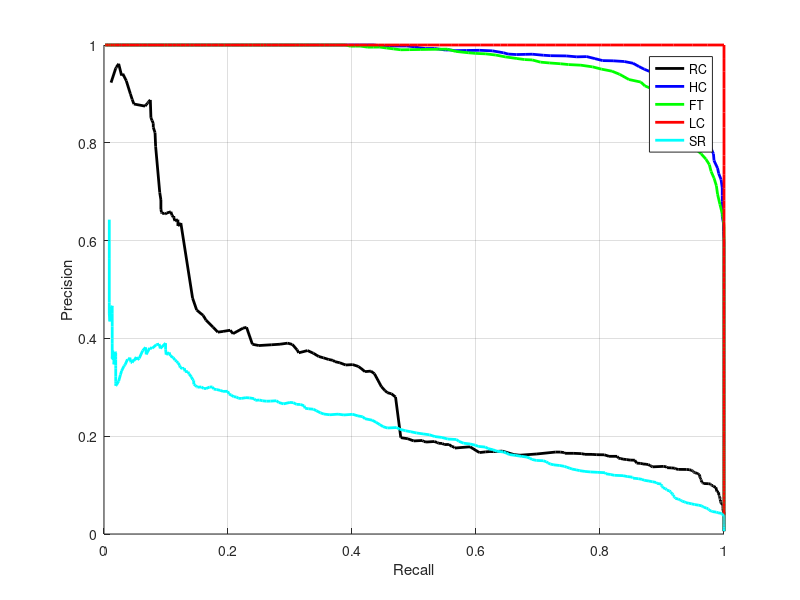
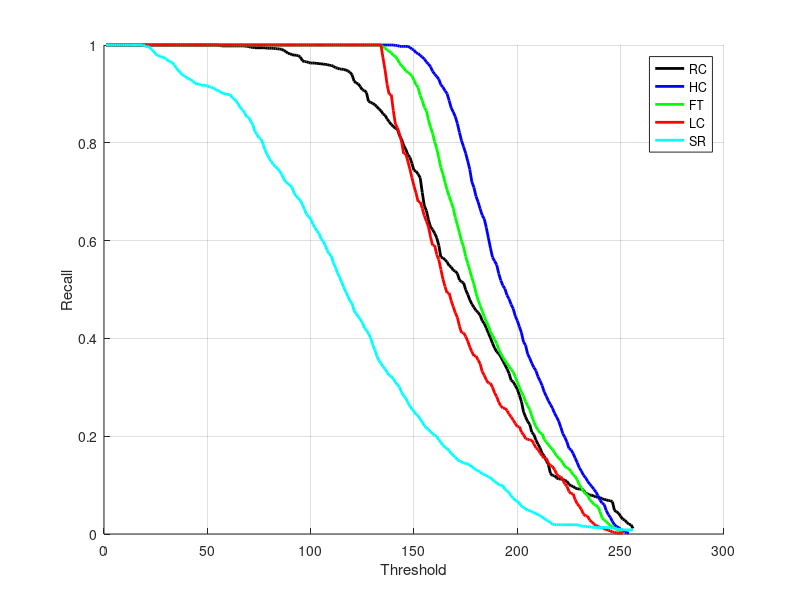

Write MATLAB code to recreate these figures, in order.
clear;
close all;
clc;
hold on;
figure(1);

Recall_RC = [1 1 1 1 1 1 1 1 1 1 1 1 1 1 1 1 1 1 1 1 1 1 1 1 1 1 1 1 1 1 1 1 1 1 1 1 1 1 1 1 1 1 1 1 1 1 1 1 1 1 1 1 1 1 1 0.999054 0.998108 0.998108 0.998108 0.998108 0.998108 0.998108 0.998108 0.998108 0.998108 0.998108 0.998108 0.998108 0.997162 0.997162 0.99527 0.99527 0.994324 0.994324 0.994324 0.994324 0.994324 0.994324 0.993377 0.993377 0.993377 0.993377 0.992431 0.992431 0.991485 0.991485 0.988647 0.986755 0.982971 0.982025 0.980132 0.979186 0.979186 0.97824 0.975402 0.967833 0.965941 0.965941 0.964049 0.963103 0.963103 0.963103 0.962157 0.962157 0.961211 0.961211 0.960265 0.960265 0.958373 0.958373 0.956481 0.953642 0.952696 0.950804 0.950804 0.949858 0.948912 0.94702 0.944182 0.939451 0.926206 0.922422 0.92053 0.914853 0.908231 0.907285 0.902554 0.884579 0.882687 0.880795 0.877956 0.874172 0.869442 0.865658 0.859035 0.856197 0.848628 0.842952 0.837275 0.833491 0.829707 0.827815 0.81457 0.807001 0.794702 0.787133 0.775781 0.770104 0.757805 0.743614 0.741722 0.736045 0.728477 0.698202 0.670766 0.661306 0.642384 0.628193 0.622517 0.614948 0.605487 0.59035 0.565752 0.564806 0.561022 0.556291 0.548723 0.545885 0.539262 0.53737 0.53264 0.519395 0.51561 0.513718 0.499527 0.490066 0.478713 0.470199 0.463576 0.456954 0.453169 0.447493 0.43614 0.430464 0.421003 0.410596 0.401135 0.389782 0.380322 0.372753 0.368969 0.362346 0.353832 0.346263 0.337748 0.328288 0.314096 0.311258 0.30369 0.296121 0.283822 0.270577 0.249763 0.239357 0.229896 0.224219 0.208136 0.203406 0.192053 0.183538 0.17597 0.164617 0.159886 0.14948 0.142857 0.123936 0.119205 0.119205 0.114475 0.112583 0.112583 0.111637 0.109745 0.107852 0.10123 0.0983917 0.0974456 0.0936613 0.0927152 0.0917692 0.0917692 0.089877 0.0832545 0.0823084 0.0794702 0.0794702 0.0775781 0.0756859 0.0756859 0.0747398 0.0719016 0.0709555 0.0700095 0.0681173 0.0681173 0.0662252 0.0482498 0.0454115 0.0425733 0.0359508 0.0302744 0.0283822 0.0236518 0.0198675 0.0189215 0.0113529 ];
Precision_RC = [0.00588858 0.00589623 0.00589798 0.00600179 0.00602571 0.00609327 0.00622589 0.00642846 0.00655671 0.00673313 0.00704361 0.00877674 0.00936268 0.00989506 0.01121 0.0140245 0.0146565 0.0159357 0.0164883 0.0175885 0.0196017 0.0205606 0.0221157 0.0224007 0.0226907 0.0229001 0.0231357 0.0236032 0.0238649 0.0245261 0.0248046 0.0253034 0.0269725 0.0273445 0.0284606 0.0286776 0.0288727 0.0292199 0.0294478 0.0297763 0.0302104 0.03204 0.0322482 0.0325041 0.03282 0.0356252 0.0359279 0.0361677 0.0364445 0.037259 0.0375328 0.0379315 0.0382818 0.0386655 0.0446632 0.0453199 0.0519091 0.0526973 0.0534881 0.0542249 0.0551144 0.0557464 0.0563358 0.0569901 0.0575748 0.0584035 0.0590111 0.0596753 0.060294 0.0613897 0.0626004 0.0632592 0.0640268 0.0646928 0.0654136 0.0661048 0.0666624 0.0694922 0.0707643 0.0722146 0.073278 0.075339 0.0764633 0.0781844 0.0798233 0.085342 0.0868373 0.0955216 0.0970031 0.0987819 0.0996633 0.100437 0.101441 0.102023 0.102833 0.103198 0.104046 0.105366 0.106245 0.109876 0.110568 0.111709 0.112562 0.114026 0.11488 0.118085 0.120661 0.121703 0.122476 0.123506 0.124156 0.125078 0.125875 0.126399 0.127425 0.128389 0.129386 0.130491 0.131471 0.131978 0.132154 0.133088 0.13456 0.135226 0.135555 0.137235 0.138301 0.137338 0.13851 0.140084 0.141961 0.142681 0.143213 0.144413 0.144978 0.150909 0.151163 0.152204 0.153061 0.154237 0.155111 0.158831 0.158885 0.161952 0.162225 0.162818 0.162925 0.164345 0.164985 0.165022 0.166596 0.167528 0.16761 0.163673 0.161136 0.162407 0.16958 0.168442 0.168631 0.167872 0.166537 0.178337 0.175779 0.177626 0.179154 0.183064 0.182908 0.185114 0.185607 0.18715 0.189117 0.188078 0.189302 0.191265 0.190339 0.19481 0.19704 0.280316 0.286717 0.289048 0.293325 0.301082 0.327881 0.333089 0.33209 0.342541 0.346405 0.345638 0.350174 0.352415 0.355191 0.356943 0.360308 0.363095 0.369565 0.375135 0.370536 0.376861 0.387681 0.390274 0.388098 0.387009 0.385401 0.388037 0.422609 0.420959 0.409683 0.416667 0.414286 0.412766 0.422727 0.437186 0.44709 0.457971 0.482428 0.635922 0.63 0.642857 0.640212 0.646739 0.650273 0.648352 0.651685 0.65896 0.656442 0.654088 0.656051 0.655629 0.657718 0.664384 0.683099 0.698529 0.792793 0.820755 0.831683 0.84 0.845361 0.851064 0.851064 0.88764 0.883721 0.882353 0.880952 0.878049 0.878049 0.875 0.87931 0.888889 0.9 0.926829 0.941176 0.9375 0.961538 0.954545 0.952381 0.923077 ];
plot(Recall_RC, Precision_RC, 'k', 'linewidth', 2);

Recall_HC = [1 1 1 1 1 1 1 1 1 1 1 1 1 1 1 1 1 1 1 1 1 1 1 1 1 1 1 1 1 1 1 1 1 1 1 1 1 1 1 1 1 1 1 1 1 1 1 1 1 1 1 1 1 1 1 1 1 1 1 1 1 1 1 1 1 1 1 1 1 1 1 1 1 1 1 1 1 1 1 1 1 1 1 1 1 1 1 1 1 1 1 1 1 1 1 1 1 1 1 1 1 1 1 1 1 1 1 1 1 1 1 1 1 1 1 1 1 1 1 1 1 1 1 1 1 1 1 1 1 1 1 1 1 1 1 1 1 1 1 1 0.999054 0.999054 0.997162 0.997162 0.997162 0.997162 0.997162 0.99527 0.991485 0.989593 0.983917 0.982971 0.97824 0.975402 0.971618 0.964995 0.961211 0.955535 0.946074 0.940397 0.935667 0.929991 0.918638 0.913907 0.906339 0.900662 0.886471 0.871334 0.862819 0.853359 0.839167 0.821192 0.804163 0.791864 0.778619 0.762535 0.745506 0.719962 0.708609 0.690634 0.679281 0.66509 0.651845 0.644276 0.626301 0.605487 0.584674 0.565752 0.558184 0.550615 0.53264 0.518448 0.508042 0.501419 0.488174 0.480605 0.469253 0.460738 0.445601 0.43614 0.423841 0.411542 0.392621 0.385998 0.368023 0.359508 0.349101 0.340587 0.333964 0.321665 0.31315 0.30369 0.290445 0.28193 0.272469 0.264901 0.257332 0.246925 0.239357 0.230842 0.218543 0.205298 0.197729 0.188269 0.175024 0.172185 0.164617 0.155156 0.145695 0.135289 0.128666 0.120151 0.115421 0.107852 0.102176 0.0974456 0.0917692 0.0860927 0.0785241 0.0690634 0.0633869 0.0605487 0.0482498 0.0397351 0.0340587 0.025544 0.0189215 0.0151372 0.013245 0.00946074 0.00756859 0.0037843 0.00283822 0.00189215 ];
Precision_HC = [0.00588858 0.0365125 0.0396028 0.0410581 0.043055 0.0463271 0.0480476 0.0495755 0.0513331 0.0527287 0.054258 0.0556257 0.0575959 0.0591329 0.062883 0.0654651 0.0675745 0.070312 0.0740196 0.0757706 0.0775438 0.0790813 0.0804292 0.0820206 0.0834847 0.0854694 0.0871824 0.0891908 0.0907296 0.0923386 0.0942236 0.0958991 0.0973565 0.0989422 0.100408 0.102165 0.103658 0.105049 0.106843 0.108133 0.109466 0.111193 0.112855 0.114431 0.116116 0.117745 0.119665 0.121606 0.123626 0.12549 0.127211 0.129312 0.133308 0.135322 0.137469 0.139926 0.142319 0.143966 0.14646 0.148915 0.150763 0.153122 0.155464 0.157808 0.16003 0.162191 0.164616 0.166535 0.169147 0.171257 0.174221 0.176756 0.179244 0.181896 0.184984 0.188414 0.191347 0.193803 0.196651 0.200265 0.203308 0.206566 0.209556 0.213449 0.2174 0.220484 0.225181 0.228392 0.232359 0.236942 0.239683 0.244111 0.248414 0.252508 0.256491 0.260666 0.264184 0.26807 0.271513 0.27634 0.281117 0.28529 0.290305 0.294429 0.300455 0.304875 0.310244 0.314677 0.318086 0.323242 0.327752 0.33239 0.337916 0.342071 0.347812 0.35163 0.358305 0.36373 0.371268 0.378446 0.386754 0.394403 0.403127 0.410645 0.418283 0.425695 0.43373 0.440417 0.451903 0.458369 0.467492 0.478931 0.489805 0.504053 0.517376 0.534378 0.549662 0.562833 0.579178 0.597513 0.618992 0.636145 0.649815 0.66123 0.680439 0.692055 0.707858 0.725017 0.73699 0.748212 0.763583 0.777695 0.791125 0.807361 0.818979 0.834015 0.845258 0.854484 0.866551 0.875771 0.883825 0.895264 0.910882 0.921756 0.929195 0.937931 0.942656 0.950464 0.955975 0.962647 0.966231 0.96767 0.968109 0.972125 0.976275 0.975787 0.977667 0.978149 0.979085 0.981183 0.980874 0.980474 0.981481 0.984104 0.98806 0.989181 0.9888 0.98843 0.989933 0.989796 0.992945 0.992754 0.994444 0.996241 0.998066 0.998035 0.997988 0.997951 0.997881 1 1 1 1 1 1 1 1 1 1 1 1 1 1 1 1 1 1 1 1 1 1 1 1 1 1 1 1 1 1 1 1 1 1 1 1 1 1 1 1 1 1 1 1 1 1 1 1 1 1 1 1 1 1 1 ];
plot(Recall_HC, Precision_HC, 'b', 'linewidth', 2);

Recall_FT = [1 1 1 1 1 1 1 1 1 1 1 1 1 1 1 1 1 1 1 1 1 1 1 1 1 1 1 1 1 1 1 1 1 1 1 1 1 1 1 1 1 1 1 1 1 1 1 1 1 1 1 1 1 1 1 1 1 1 1 1 1 1 1 1 1 1 1 1 1 1 1 1 1 1 1 1 1 1 1 1 1 1 1 1 1 1 1 1 1 1 1 1 1 1 1 1 1 1 1 1 1 1 1 1 1 1 1 1 1 1 1 1 1 1 1 1 1 1 1 1 1 1 1 1 1 1 1 1 1 1 1 1 1 0.999054 0.997162 0.993377 0.989593 0.987701 0.983917 0.979186 0.976348 0.970672 0.963103 0.957427 0.953642 0.94702 0.944182 0.941343 0.936613 0.928098 0.918638 0.912961 0.896878 0.886471 0.87228 0.865658 0.846736 0.831599 0.8193 0.802271 0.788079 0.769158 0.74929 0.736045 0.719016 0.703879 0.690634 0.678335 0.666036 0.647114 0.631977 0.615894 0.598865 0.587512 0.567644 0.553453 0.539262 0.524125 0.51088 0.492904 0.478713 0.46736 0.456008 0.444655 0.434248 0.425733 0.413434 0.405866 0.397351 0.389782 0.377483 0.368969 0.3614 0.354778 0.349101 0.342479 0.336802 0.331126 0.321665 0.310312 0.299905 0.289499 0.28193 0.270577 0.262062 0.254494 0.241249 0.22895 0.219489 0.212867 0.206244 0.205298 0.192999 0.188269 0.182592 0.177862 0.173132 0.166509 0.159886 0.155156 0.151372 0.145695 0.138127 0.135289 0.133396 0.12772 0.121097 0.117313 0.110691 0.100284 0.0946074 0.0870388 0.0823084 0.0794702 0.0700095 0.0662252 0.0605487 0.0586566 0.0558184 0.0454115 0.0331126 0.0283822 0.025544 0.0208136 0.0179754 0.0141911 0.012299 0.00946074 0.00756859 0.0037843 0.00189215 ];
Precision_FT = [0.00588858 0.00606941 0.00647216 0.00848928 0.0095404 0.0209228 0.0234592 0.0262459 0.030929 0.0327083 0.0350778 0.0367883 0.0383388 0.0400273 0.0416617 0.0433108 0.0450228 0.0466317 0.0482076 0.0498021 0.0515585 0.0531851 0.0548863 0.0566817 0.0585174 0.060252 0.0619396 0.0637246 0.0654327 0.0672691 0.0690624 0.0707876 0.0725015 0.0742015 0.0760815 0.0777206 0.0796594 0.0817036 0.0835045 0.0853314 0.0873265 0.0892284 0.0914439 0.0935564 0.0954747 0.0977527 0.09967 0.101664 0.104087 0.106146 0.108588 0.110855 0.113048 0.115167 0.116925 0.119314 0.121774 0.124558 0.127089 0.129677 0.132092 0.134718 0.137433 0.139667 0.142491 0.145352 0.148455 0.150957 0.153745 0.157105 0.159885 0.162941 0.165986 0.169608 0.172882 0.17602 0.179457 0.182967 0.187611 0.191243 0.195162 0.198759 0.202374 0.20693 0.211442 0.215979 0.219842 0.224464 0.230033 0.234109 0.238708 0.243661 0.24818 0.253174 0.258309 0.264316 0.269643 0.275547 0.281942 0.28715 0.292555 0.296494 0.302346 0.308703 0.31449 0.320303 0.327854 0.333649 0.338999 0.345651 0.352804 0.360382 0.366886 0.376693 0.384224 0.393376 0.404052 0.412729 0.421116 0.431429 0.440233 0.451903 0.464615 0.476986 0.489579 0.505742 0.521975 0.536276 0.553983 0.571351 0.591825 0.611336 0.628045 0.641555 0.655473 0.674374 0.695017 0.712142 0.727782 0.741404 0.75549 0.766816 0.777693 0.783888 0.797468 0.808562 0.827529 0.84322 0.855661 0.867374 0.881125 0.89684 0.900285 0.908826 0.916501 0.924242 0.929387 0.940107 0.946448 0.950673 0.955275 0.958726 0.96 0.961681 0.963245 0.964981 0.969456 0.97023 0.972376 0.975749 0.979472 0.9819 0.982919 0.984152 0.986842 0.991525 0.991304 0.991055 0.990826 0.990494 0.990215 0.991968 0.993814 0.995763 0.995662 0.995575 0.997717 0.997674 0.997625 1 1 1 1 1 1 1 1 1 1 1 1 1 1 1 1 1 1 1 1 1 1 1 1 1 1 1 1 1 1 1 1 1 1 1 1 1 1 1 1 1 1 1 1 1 1 1 1 1 1 1 1 1 1 1 1 1 1 1 1 1 1 ];
plot(Recall_FT, Precision_FT, 'g', 'linewidth', 2);

Recall_LC = [1 1 1 1 1 1 1 1 1 1 1 1 1 1 1 1 1 1 1 1 1 1 1 1 1 1 1 1 1 1 1 1 1 1 1 1 1 1 1 1 1 1 1 1 1 1 1 1 1 1 1 1 1 1 1 1 1 1 1 1 1 1 1 1 1 1 1 1 1 1 1 1 1 1 1 1 1 1 1 1 1 1 1 1 1 1 1 1 1 1 1 1 1 1 1 1 1 1 1 1 1 1 1 1 1 1 1 1 1 1 1 1 1 1 1 1 1 1 1 1 1 1 1 1 1 1 1 1 1 1 1 1 1 1 0.97351 0.948912 0.918638 0.89877 0.89877 0.865658 0.838221 0.830653 0.817408 0.802271 0.777673 0.777673 0.762535 0.746452 0.728477 0.711447 0.697256 0.679281 0.679281 0.666036 0.650899 0.639546 0.628193 0.607379 0.59035 0.59035 0.571429 0.561022 0.541154 0.521287 0.506149 0.492904 0.492904 0.476821 0.464522 0.452223 0.442763 0.424787 0.411542 0.411542 0.403974 0.394513 0.382214 0.372753 0.364238 0.364238 0.355724 0.348155 0.332072 0.324503 0.315043 0.30842 0.30842 0.299905 0.288553 0.280984 0.269631 0.262062 0.257332 0.257332 0.252602 0.245033 0.239357 0.232734 0.226112 0.219489 0.219489 0.208136 0.203406 0.194891 0.193945 0.192053 0.192053 0.184484 0.17597 0.173132 0.165563 0.159886 0.155156 0.155156 0.144749 0.140019 0.138127 0.131504 0.12299 0.117313 0.117313 0.110691 0.102176 0.0974456 0.0870388 0.0823084 0.0823084 0.0700095 0.0614948 0.0567644 0.0501419 0.0406812 0.0368969 0.0368969 0.0283822 0.0245979 0.0208136 0.0170293 0.0160833 0.013245 0.013245 0.0104068 0.00946074 0.00756859 0.00662252 0.0037843 0.0037843 0.00189215 0.00189215 0.00189215 0.00189215 ];
Precision_LC = [0.00588858 0.0195393 0.0246934 0.0264594 0.0300626 0.0319355 0.0338782 0.0379751 0.040213 0.0425883 0.0447635 0.0471749 0.0493741 0.0517934 0.0566574 0.0592522 0.061878 0.0645654 0.0672306 0.0701068 0.0731184 0.0761692 0.0789749 0.0816342 0.0843239 0.0872184 0.0901723 0.0933498 0.0962835 0.0992302 0.102502 0.106188 0.109716 0.109716 0.113218 0.116873 0.120332 0.124032 0.12738 0.130946 0.134154 0.137666 0.141254 0.144755 0.147977 0.151389 0.154781 0.158471 0.158471 0.162366 0.166378 0.170346 0.174451 0.178849 0.183316 0.187711 0.192042 0.19585 0.200076 0.200076 0.204885 0.209473 0.214925 0.22053 0.225469 0.230887 0.23673 0.241932 0.241932 0.247425 0.254148 0.26131 0.26746 0.273763 0.279926 0.285444 0.292474 0.292474 0.300199 0.306377 0.312537 0.318565 0.325632 0.33386 0.339544 0.34724 0.34724 0.353985 0.360505 0.366759 0.374823 0.381313 0.389319 0.397219 0.397219 0.405291 0.413375 0.421788 0.428456 0.438044 0.447502 0.459965 0.459965 0.468113 0.475484 0.486201 0.500237 0.513855 0.524826 0.524826 0.53519 0.550521 0.56706 0.58592 0.604345 0.619578 0.639057 0.639057 0.665198 0.681935 0.706551 0.734538 0.753923 0.774359 0.774359 0.799546 0.830975 0.862153 0.88749 0.911207 0.946285 0.946285 0.973297 1 1 1 1 1 1 1 1 1 1 1 1 1 1 1 1 1 1 1 1 1 1 1 1 1 1 1 1 1 1 1 1 1 1 1 1 1 1 1 1 1 1 1 1 1 1 1 1 1 1 1 1 1 1 1 1 1 1 1 1 1 1 1 1 1 1 1 1 1 1 1 1 1 1 1 1 1 1 1 1 1 1 1 1 1 1 1 1 1 1 1 1 1 1 1 1 1 1 1 1 1 1 1 1 1 1 1 1 1 1 1 1 1 1 1 1 1 1 ];
plot(Recall_LC, Precision_LC, 'r', 'linewidth', 2);

Recall_SR = [1 1 1 1 1 1 1 1 1 1 1 1 1 1 1 1 1 1 1 0.997162 0.996216 0.996216 0.990539 0.987701 0.981079 0.979186 0.976348 0.975402 0.974456 0.971618 0.967833 0.965941 0.964049 0.959319 0.952696 0.947966 0.943236 0.938505 0.936613 0.932829 0.930937 0.929044 0.926206 0.921476 0.92053 0.92053 0.917692 0.917692 0.917692 0.916746 0.913907 0.913907 0.912015 0.908231 0.907285 0.905393 0.901608 0.900662 0.899716 0.89877 0.89877 0.892148 0.890255 0.884579 0.878903 0.871334 0.86755 0.861873 0.853359 0.852412 0.843898 0.837275 0.823084 0.817408 0.809839 0.807947 0.796594 0.784295 0.775781 0.767266 0.761589 0.754967 0.751183 0.746452 0.742668 0.735099 0.725639 0.719962 0.716178 0.71334 0.708609 0.697256 0.690634 0.68685 0.682119 0.673605 0.664144 0.653737 0.649007 0.644276 0.633869 0.627247 0.619678 0.614948 0.603595 0.598865 0.59035 0.579943 0.572375 0.56859 0.554399 0.544939 0.533586 0.525071 0.514664 0.504257 0.494797 0.486282 0.476821 0.472091 0.456954 0.450331 0.444655 0.438978 0.432356 0.421003 0.417219 0.40965 0.401135 0.386944 0.377483 0.364238 0.354778 0.349101 0.342479 0.337748 0.33018 0.324503 0.322611 0.316935 0.310312 0.305582 0.299905 0.289499 0.28193 0.278146 0.268685 0.262062 0.25544 0.25071 0.244087 0.242195 0.234626 0.22895 0.221381 0.216651 0.213813 0.209082 0.205298 0.201514 0.199622 0.192053 0.187323 0.181646 0.176916 0.175024 0.170293 0.164617 0.160833 0.157048 0.151372 0.14948 0.147588 0.144749 0.144749 0.142857 0.140965 0.137181 0.135289 0.130558 0.129612 0.126774 0.12299 0.122044 0.119205 0.117313 0.114475 0.111637 0.106906 0.105014 0.100284 0.0993377 0.0993377 0.0908231 0.0889309 0.0842006 0.0775781 0.0737938 0.0681173 0.0671712 0.0624409 0.0567644 0.0539262 0.0520341 0.0482498 0.0482498 0.0454115 0.0435194 0.0416272 0.0397351 0.037843 0.0340587 0.0321665 0.0283822 0.0264901 0.0236518 0.0198675 0.0189215 0.0189215 0.0189215 0.0189215 0.0189215 0.0189215 0.0189215 0.0189215 0.0189215 0.0189215 0.0189215 0.0189215 0.0179754 0.0160833 0.0160833 0.0151372 0.0151372 0.0141911 0.0141911 0.013245 0.013245 0.013245 0.013245 0.013245 0.013245 0.013245 0.013245 0.013245 0.012299 0.0113529 0.0104068 0.00946074 0.00946074 0.00851466 0.00851466 0.00851466 0.00851466 0.00851466 0.00851466 ];
Precision_SR = [0.00588858 0.0105957 0.0154865 0.0179615 0.0198371 0.0215043 0.0229993 0.0243195 0.0257629 0.0270305 0.0282605 0.0294741 0.0306608 0.0318633 0.0330943 0.0343606 0.0356589 0.0369387 0.0381961 0.0394446 0.0407792 0.0421402 0.0433415 0.0446899 0.0458789 0.047172 0.0484917 0.0500315 0.0515232 0.0530777 0.0545513 0.0559452 0.0574732 0.0589124 0.0602201 0.061635 0.0629379 0.0641573 0.0655673 0.06697 0.0682859 0.0698684 0.0714338 0.0729424 0.0745537 0.0763197 0.0778616 0.0795278 0.0811987 0.0828843 0.0847071 0.0865824 0.0881573 0.0895188 0.0913159 0.0928585 0.094553 0.0962978 0.0982438 0.0997899 0.102118 0.103433 0.105458 0.106906 0.1083 0.109852 0.111761 0.113111 0.114206 0.116213 0.117523 0.119272 0.12005 0.121605 0.123077 0.125367 0.126123 0.126972 0.127965 0.129511 0.131193 0.132779 0.134599 0.136576 0.13835 0.140076 0.141382 0.143045 0.145242 0.147698 0.1498 0.1505 0.152369 0.154963 0.157321 0.158787 0.160641 0.162474 0.165541 0.167693 0.16932 0.172297 0.17462 0.17779 0.179163 0.181636 0.184125 0.185701 0.189596 0.193185 0.194233 0.197463 0.199293 0.202851 0.204665 0.206589 0.209116 0.211175 0.214286 0.217714 0.216786 0.219456 0.22381 0.228346 0.232807 0.235699 0.239804 0.241495 0.244804 0.243452 0.245086 0.243825 0.245258 0.247817 0.252089 0.255182 0.256053 0.257121 0.262308 0.264822 0.265158 0.268495 0.2691 0.266087 0.268953 0.272475 0.27177 0.271569 0.272452 0.274043 0.273305 0.276757 0.278339 0.278802 0.277251 0.277576 0.28005 0.280813 0.284031 0.28629 0.29184 0.291667 0.293769 0.295385 0.296355 0.300813 0.300501 0.297436 0.297723 0.300725 0.300188 0.300952 0.304094 0.306 0.314168 0.3159 0.321121 0.327314 0.331787 0.33253 0.339109 0.338384 0.340314 0.34492 0.35 0.353276 0.355882 0.360856 0.364516 0.371237 0.366782 0.377698 0.390335 0.379447 0.38843 0.386957 0.37963 0.380488 0.367347 0.38172 0.375 0.359281 0.35625 0.361842 0.354167 0.356643 0.350365 0.351145 0.360656 0.355932 0.357143 0.346154 0.343434 0.333333 0.325581 0.3125 0.304348 0.30303 0.307692 0.307692 0.3125 0.322581 0.338983 0.344828 0.357143 0.363636 0.363636 0.363636 0.37037 0.372549 0.346939 0.361702 0.355556 0.372093 0.357143 0.375 0.358974 0.368421 0.388889 0.4 0.424242 0.424242 0.451613 0.466667 0.466667 0.464286 0.461538 0.458333 0.434783 0.434783 0.45 0.473684 0.5625 0.6 0.6 0.642857 ];
plot(Recall_SR, Precision_SR, 'c', 'linewidth', 2);

hold off;
xlabel('Recall');
ylabel('Precision');

legend('RC', 'HC', 'FT', 'LC', 'SR');
grid on;


figure(2);hold on;
plot(Recall_RC,  'k', 'linewidth', 2);
plot(Recall_HC,  'b', 'linewidth', 2);
plot(Recall_FT,  'g', 'linewidth', 2);
plot(Recall_LC,  'r', 'linewidth', 2);
plot(Recall_SR,  'c', 'linewidth', 2);
legend('RC', 'HC', 'FT', 'LC', 'SR');
hold off;
xlabel('Threshold');
ylabel('Recall');
grid on;